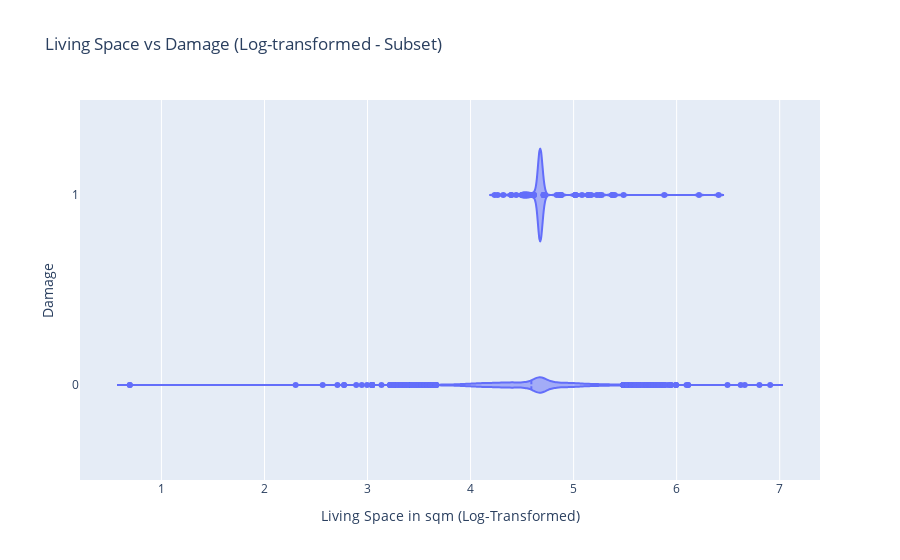

Notebook code cell kept with this figure:
### Code cell
# Apply log transformation to wfl
df_sub_wfl = df_sub.copy()
df_sub_wfl['LOG_WFL'] = np.log(df['WFL'] + 1)  # Adding 1 to avoid log(0)

# Violin plot with log-transformed wfl
fig_wfl_1 = px.violin(df_sub_wfl,
                x='LOG_WFL',
                y='DAMAGE',
                orientation='h',
                title='Living Space vs Damage (Log-transformed - Subset)',
                labels={'DAMAGE':'Damage', 'LOG_WFL':'Living Space in sqm (Log-Transformed)'}
                )

# Adding the mean
fig_wfl_1.update_traces(meanline_visible=True)
fig_wfl_1.show()

### Figure 1 — Plotly figure (JSON) as saved in the notebook; plotly's stock layout.template omitted (floating-point values rounded to 4 significant figures; data arrays with more than 128 entries replaced by an {"elided": "..."} marker saying what was removed)
{"data": [{"alignmentgroup": "True", "box": {"visible": false}, "hovertemplate": "Living Space in sqm (Log-Transformed)=%{x}<br>Damage=%{y}<extra></extra>", "legendgroup": "", "marker": {"color": "#636efa"}, "meanline": {"visible": true}, "name": "", "offsetgroup": "", "orientation": "h", "scalegroup": "True", "showlegend": false, "type": "violin", "x": {"elided": "7961 float values"}, "x0": " ", "xaxis": "x", "y": {"elided": "7961 int values"}, "y0": " ", "yaxis": "y"}], "layout": {"legend": {"tracegroupgap": 0}, "title": {"text": "Living Space vs Damage (Log-transformed - Subset)"}, "violinmode": "group", "xaxis": {"anchor": "y", "domain": [0, 1], "title": {"text": "Living Space in sqm (Log-Transformed)"}}, "yaxis": {"anchor": "x", "domain": [0, 1], "title": {"text": "Damage"}}}}
